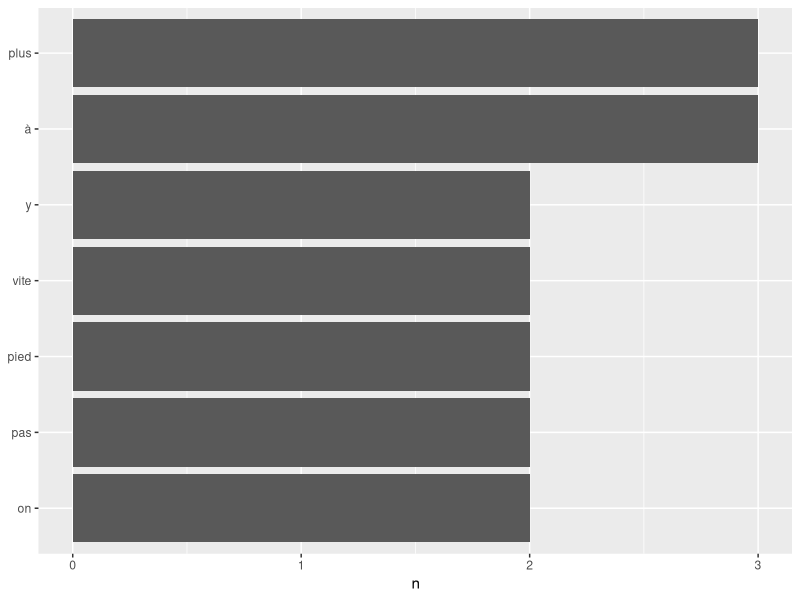

This figure's R source:
# Title     : TODO
# Objective : TODO
# Created by: julie
# Created on: 7/17/2020

library(dplyr)
library(tokenizers)
library(tidytext)
library(ggplot2)
# TODO: Import of stop words as a character vector ?
# STOP_WORDS <- scan("./stopWords.txt")

# TODO: Figure out of the import of data into the correct format
songText <- c("T'es sûr que tu veux prendre le bus, on peut y aller à pied",
"Ah, c'est mort, depuis mes premiers pas, j'ai plus jamais marché",
"Ouais, mais y a qu'deux arrêts, on irait plus vite à pied",
"Et beaucoup plus vite si j'avais pas ma caisse à réparer")

# How do the line work ?
songDf <- tibble(line = 1:4, text = songText)

songWords <- songDf %>%
  unnest_tokens(word, text)
# TODO: Stop words need to be removed and
songWords %>%
  count(word, sort = TRUE) %>%
  filter(n > 1) %>%
  mutate(word = reorder(word, n)) %>%
  ggplot(aes(word,n)) +
  geom_col() +
  xlab(NULL) +
  coord_flip()
